Frame 1 (no input): blank canvas, image omitted
Frame 60 (the mouse pressed at the canvas centre just before this capture): blank canvas, image omitted
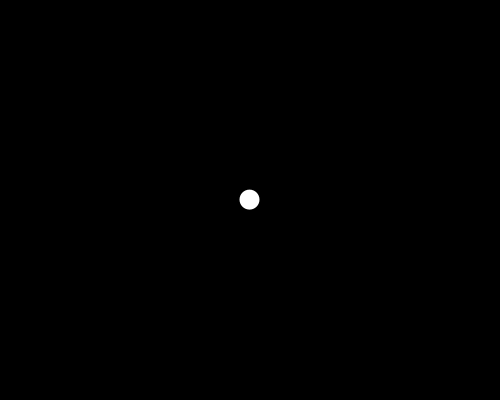
Frame 120 (the mouse held since frame 60 and released just before this capture)

The Processing sketch whose frames 1 and 60 were blank and that drew this single picture after the mouse press (run headless with seeded random() and noise(); from frame 60 on, the mouse is pressed at the canvas centre):

// Processing sketch: animateWithLerp
// ── animateWithLerp.pde
void setup() {
  size(500,400);
  fill(255);
  noStroke();
}

float x = 0;
float y = 0;

void draw() {
  background(0);
  ellipse(x, y, 20,20);
  
  x = lerp(x, mouseX, 0.1);
  y = lerp(y, mouseY, 0.1);
}
